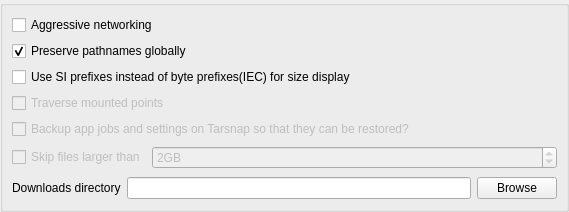
             <widget class="QWidget" name="settingsAppPage">
              <property name="geometry">
               <rect>
                <x>0</x>
                <y>0</y>
                <width>569</width>
                <height>212</height>
               </rect>
              </property>
              <attribute name="label">
               <string>App</string>
              </attribute>
              <layout class="QVBoxLayout" name="verticalLayout_15">
               <property name="leftMargin">
                <number>0</number>
               </property>
               <property name="topMargin">
                <number>0</number>
               </property>
               <property name="rightMargin">
                <number>0</number>
               </property>
               <property name="bottomMargin">
                <number>0</number>
               </property>
               <item>
                <widget class="QGroupBox" name="groupBox_3">
                 <property name="title">
                  <string/>
                 </property>
                 <layout class="QVBoxLayout" name="verticalLayout_18">
                  <item>
                   <widget class="QCheckBox" name="aggressiveNetworkingCheckBox">
                    <property name="text">
                     <string>Aggressive networking</string>
                    </property>
                   </widget>
                  </item>
                  <item>
                   <widget class="QCheckBox" name="preservePathsCheckBox">
                    <property name="text">
                     <string>Preserve pathnames globally</string>
                    </property>
                    <property name="checked">
                     <bool>true</bool>
                    </property>
                   </widget>
                  </item>
                  <item>
                   <widget class="QCheckBox" name="siPrefixesCheckBox">
                    <property name="text">
                     <string>Use SI prefixes instead of byte prefixes(IEC) for size display</string>
                    </property>
                   </widget>
                  </item>
                  <item>
                   <widget class="QCheckBox" name="checkBox_2">
                    <property name="enabled">
                     <bool>false</bool>
                    </property>
                    <property name="text">
                     <string>Traverse mounted points</string>
                    </property>
                   </widget>
                  </item>
                  <item>
                   <widget class="QCheckBox" name="checkBox">
                    <property name="enabled">
                     <bool>false</bool>
                    </property>
                    <property name="text">
                     <string>Backup app jobs and settings on Tarsnap so that they can be restored?</string>
                    </property>
                    <property name="checked">
                     <bool>false</bool>
                    </property>
                   </widget>
                  </item>
                  <item>
                   <widget class="QWidget" name="widget" native="true">
                    <layout class="QHBoxLayout" name="horizontalLayout_5">
                     <property name="spacing">
                      <number>-1</number>
                     </property>
                     <property name="leftMargin">
                      <number>0</number>
                     </property>
                     <property name="topMargin">
                      <number>0</number>
                     </property>
                     <property name="rightMargin">
                      <number>0</number>
                     </property>
                     <property name="bottomMargin">
                      <number>0</number>
                     </property>
                     <item>
                      <widget class="QCheckBox" name="checkBox_3">
                       <property name="enabled">
                        <bool>false</bool>
                       </property>
                       <property name="sizePolicy">
                        <sizepolicy hsizetype="Maximum" vsizetype="Fixed">
                         <horstretch>0</horstretch>
                         <verstretch>0</verstretch>
                        </sizepolicy>
                       </property>
                       <property name="text">
                        <string>Skip files larger than</string>
                       </property>
                       <property name="tristate">
                        <bool>false</bool>
                       </property>
                      </widget>
                     </item>
                     <item>
                      <widget class="QSpinBox" name="spinBox">
                       <property name="enabled">
                        <bool>false</bool>
                       </property>
                       <property name="sizePolicy">
                        <sizepolicy hsizetype="Minimum" vsizetype="Fixed">
                         <horstretch>0</horstretch>
                         <verstretch>0</verstretch>
                        </sizepolicy>
                       </property>
                       <property name="suffix">
                        <string>GB</string>
                       </property>
                       <property name="value">
                        <number>2</number>
                       </property>
                      </widget>
                     </item>
                    </layout>
                   </widget>
                  </item>
                  <item>
                   <widget class="QWidget" name="widget_6" native="true">
                    <layout class="QHBoxLayout" name="horizontalLayout_6">
                     <property name="leftMargin">
                      <number>0</number>
                     </property>
                     <property name="topMargin">
                      <number>0</number>
                     </property>
                     <property name="rightMargin">
                      <number>0</number>
                     </property>
                     <property name="bottomMargin">
                      <number>0</number>
                     </property>
                     <item>
                      <widget class="QLabel" name="label_3">
                       <property name="text">
                        <string>Downloads directory</string>
                       </property>
                      </widget>
                     </item>
                     <item>
                      <widget class="QLineEdit" name="downloadsDirLineEdit">
                       <property name="sizePolicy">
                        <sizepolicy hsizetype="Expanding" vsizetype="Fixed">
                         <horstretch>0</horstretch>
                         <verstretch>0</verstretch>
                        </sizepolicy>
                       </property>
                      </widget>
                     </item>
                     <item>
                      <widget class="QPushButton" name="downloadsDirBrowseButton">
                       <property name="text">
                        <string>Browse</string>
                       </property>
                      </widget>
                     </item>
                     <item>
                      <spacer name="horizontalSpacer_3">
                       <property name="orientation">
                        <enum>Qt::Horizontal</enum>
                       </property>
                       <property name="sizeType">
                        <enum>QSizePolicy::Preferred</enum>
                       </property>
                       <property name="sizeHint" stdset="0">
                        <size>
                         <width>0</width>
                         <height>20</height>
                        </size>
                       </property>
                      </spacer>
                     </item>
                    </layout>
                   </widget>
                  </item>
                 </layout>
                </widget>
               </item>
              </layout>
             </widget>
